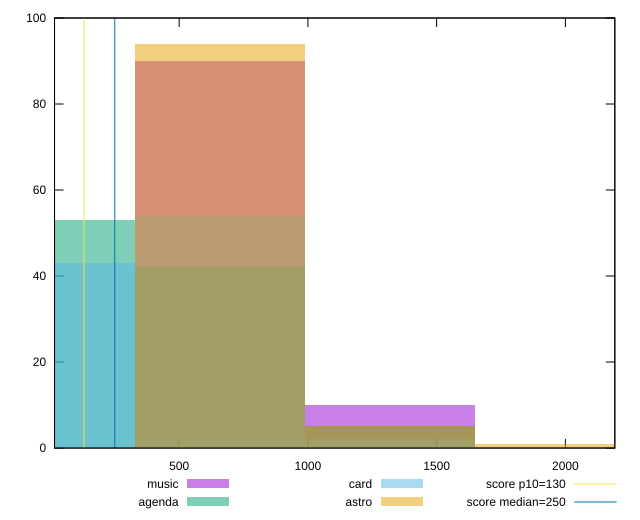

This figure's gnuplot source:
reset

$music <<EOF
660.2331437842207 90
1320.4662875684414 10
EOF

$agenda <<EOF
1320.4662875684414 5
0 53
660.2331437842207 42
EOF

$card <<EOF
660.2331437842207 54
0 43
1320.4662875684414 2
EOF

$astro <<EOF
660.2331437842207 94
1320.4662875684414 5
1980.699431352662 1
EOF

set key outside below
set boxwidth 660.2331437842207
set xrange [16:2191.999999999999]
set yrange [0:100]
set trange [0:100]
set style fill transparent solid 0.5 noborder

set parametric
set terminal svg size 640, 520 enhanced background rgb 'white'
set output "reports/report_00027_2021-02-24T12-40-31.850Z/max-potential-fid/comparison/histogram/all_raw.svg"

plot $music title "music" with boxes, \
     $agenda title "agenda" with boxes, \
     $card title "card" with boxes, \
     $astro title "astro" with boxes, \
     130,t title "score p10=130", \
     250,t title "score median=250"

reset
